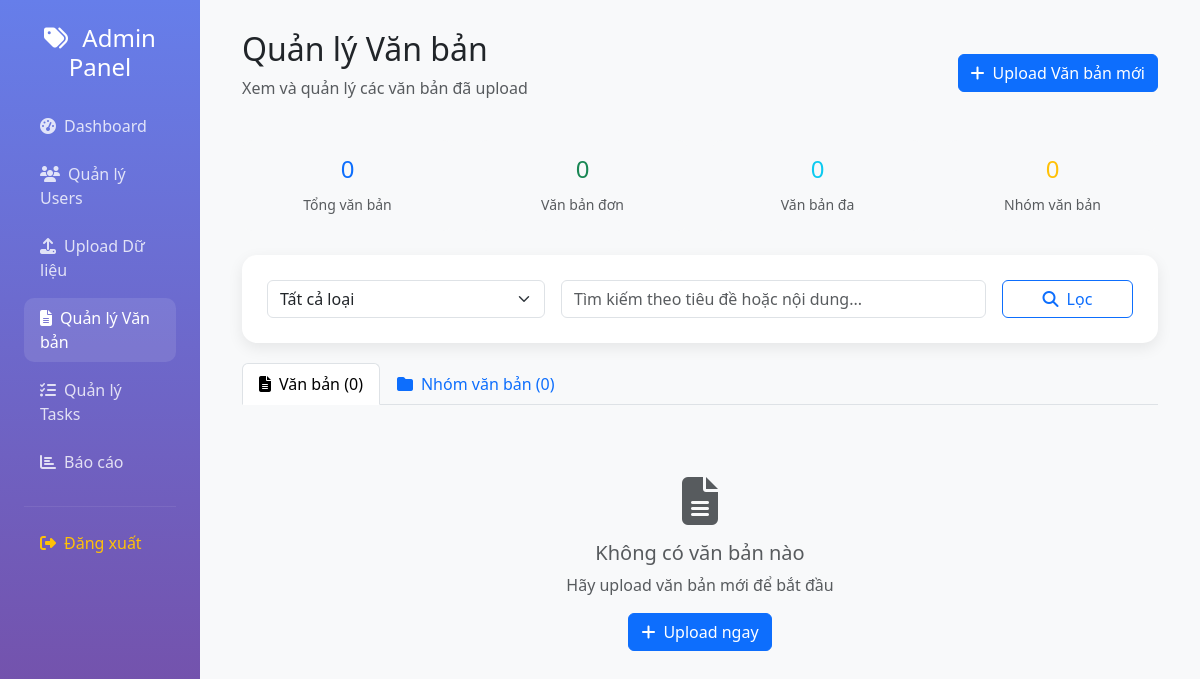
/admin/documents.php (signed in), run on an earlier commit of the app's database.
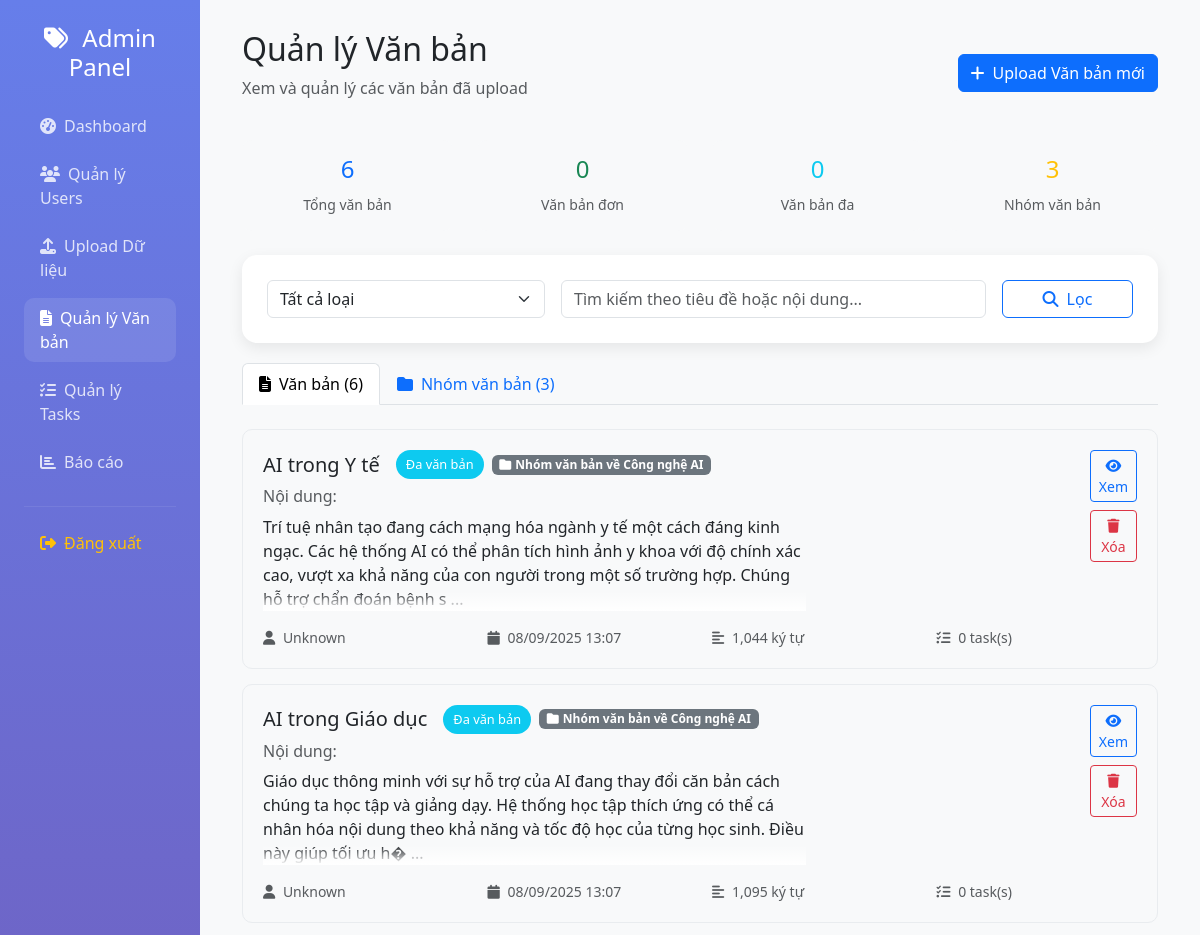
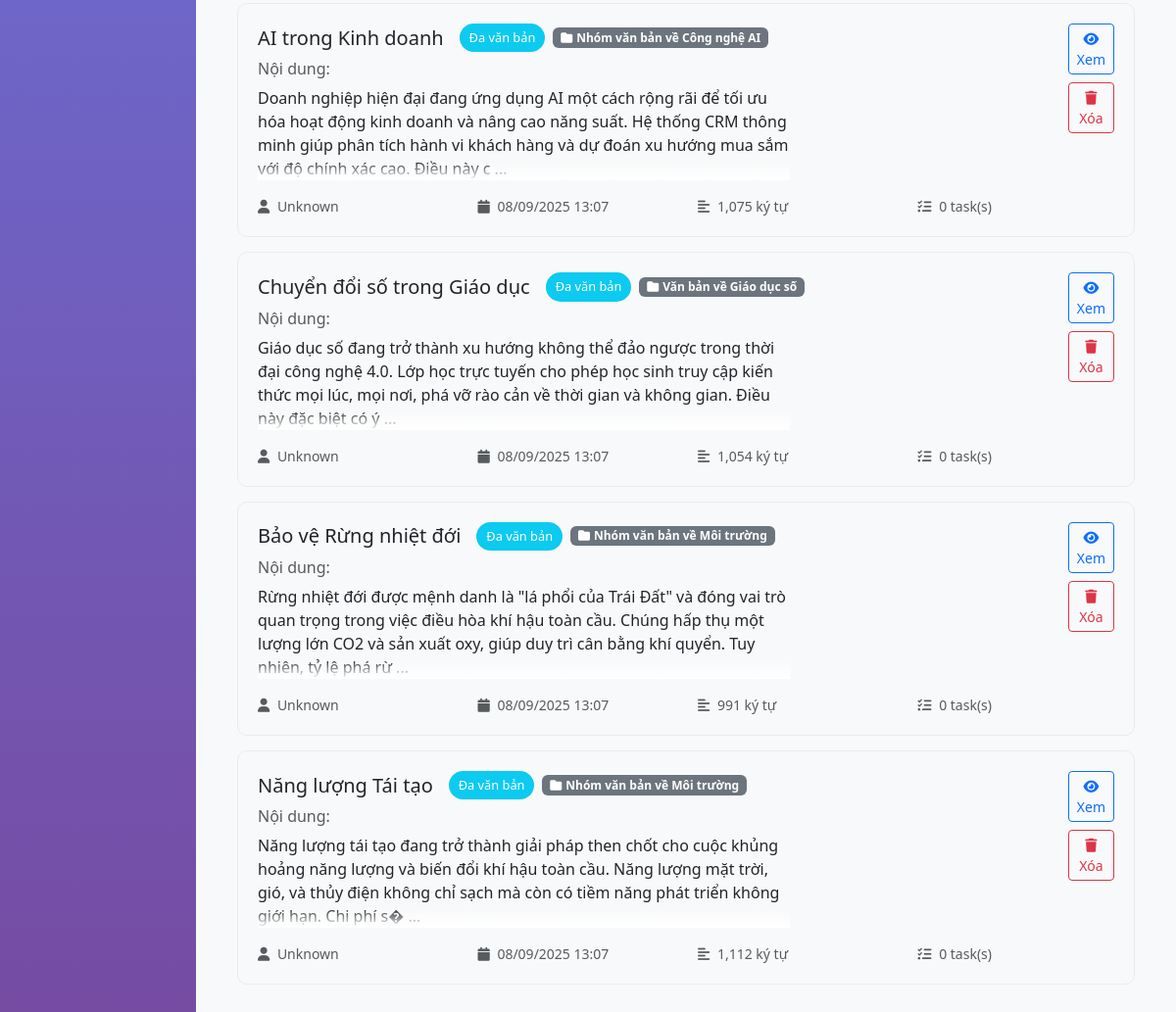
And on a later commit of the database (2 pictures, top to bottom).
### tables this page shows
CREATE TABLE `documents` (
  `id` int(11) NOT NULL AUTO_INCREMENT,
  `title` varchar(255) NOT NULL,
  `content` longtext NOT NULL,
  `group_id` int(11) DEFAULT NULL,
  `document_order` int(11) NOT NULL DEFAULT 1,
  `file_path` varchar(500) DEFAULT NULL,
  `file_size` bigint(20) DEFAULT NULL,
  `word_count` int(11) DEFAULT NULL,
  `sentence_count` int(11) DEFAULT NULL,
  `uploaded_by` int(11) DEFAULT NULL,
  `created_at` timestamp NOT NULL DEFAULT CURRENT_TIMESTAMP,
  `updated_at` timestamp NOT NULL DEFAULT CURRENT_TIMESTAMP ON UPDATE CURRENT_TIMESTAMP,
  PRIMARY KEY (`id`),
  KEY `idx_group_id` (`group_id`),
  KEY `idx_uploaded_by` (`uploaded_by`),
  KEY `idx_document_order` (`document_order`),
  KEY `idx_created_at` (`created_at`),
  CONSTRAINT `fk_documents_group` FOREIGN KEY (`group_id`) REFERENCES `document_groups` (`id`) ON DELETE CASCADE,
  CONSTRAINT `fk_documents_uploader` FOREIGN KEY (`uploaded_by`) REFERENCES `users` (`id`) ON DELETE SET NULL
);

CREATE TABLE `document_groups` (
  `id` int(11) NOT NULL AUTO_INCREMENT,
  `title` varchar(255) NOT NULL,
  `description` text,
  `group_type` enum('single','multi') NOT NULL DEFAULT 'single',
  `ai_summary` text NOT NULL,
  `uploaded_by` int(11) DEFAULT NULL,
  `assigned_labeler` int(11) DEFAULT NULL,
  `assigned_reviewer` int(11) DEFAULT NULL,
  `status` enum('pending','in_progress','completed','reviewed') NOT NULL DEFAULT 'pending',
  `priority` enum('low','medium','high') NOT NULL DEFAULT 'medium',
  `deadline` datetime DEFAULT NULL,
  `created_at` timestamp NOT NULL DEFAULT CURRENT_TIMESTAMP,
  `updated_at` timestamp NOT NULL DEFAULT CURRENT_TIMESTAMP ON UPDATE CURRENT_TIMESTAMP,
  PRIMARY KEY (`id`),
  KEY `idx_uploaded_by` (`uploaded_by`),
  KEY `idx_assigned_labeler` (`assigned_labeler`),
  KEY `idx_assigned_reviewer` (`assigned_reviewer`),
  KEY `idx_status` (`status`),
  KEY `idx_group_type` (`group_type`),
  KEY `idx_created_at` (`created_at`),
  CONSTRAINT `fk_groups_uploader` FOREIGN KEY (`uploaded_by`) REFERENCES `users` (`id`) ON DELETE SET NULL,
  CONSTRAINT `fk_groups_labeler` FOREIGN KEY (`assigned_labeler`) REFERENCES `users` (`id`) ON DELETE SET NULL,
  CONSTRAINT `fk_groups_reviewer` FOREIGN KEY (`assigned_reviewer`) REFERENCES `users` (`id`) ON DELETE SET NULL
);

### admin/documents.php (the view, shortened to what the changed rows need)
<?php
$database = new Database();
$db = $database->getConnection();
$where_conditions = [];
$params = [];
$where_clause = !empty($where_conditions) ? 'WHERE ' . implode(' AND ', $where_conditions) : '';
$query = "SELECT d.*,
    u.full_name as created_by_name,
    dg.title as group_title,
    (SELECT COUNT(*) FROM labeling_tasks WHERE document_id = d.id) as task_count
FROM documents d
LEFT JOIN users u ON d.created_by = u.id
LEFT JOIN document_groups dg ON d.group_id = dg.id
$where_clause
ORDER BY d.created_at DESC";
$stmt = $db->prepare($query);
$stmt->execute($params);
$documents = $stmt->fetchAll(PDO::FETCH_ASSOC);
$group_query = "SELECT dg.*,
    u.full_name as created_by_name,
    COUNT(d.id) as document_count,
    (SELECT COUNT(*) FROM labeling_tasks WHERE group_id = dg.id) as task_count
FROM document_groups dg
LEFT JOIN users u ON dg.created_by = u.id
LEFT JOIN documents d ON dg.id = d.group_id
GROUP BY dg.id
ORDER BY dg.created_at DESC";
$stmt = $db->prepare($group_query);
$stmt->execute();
$groups = $stmt->fetchAll(PDO::FETCH_ASSOC);
$stats_query = "SELECT
    COUNT(*) as total_docs,
    COUNT(CASE WHEN type = 'single' THEN 1 END) as single_docs,
    COUNT(CASE WHEN type = 'multi' THEN 1 END) as multi_docs,
    SUM(CHAR_LENGTH(content)) as total_chars
FROM documents";
$stmt = $db->prepare($stats_query);
$stmt->execute();
$stats = $stmt->fetch(PDO::FETCH_ASSOC);
$group_stats_query = "SELECT COUNT(*) as total_groups FROM document_groups";
$stmt = $db->prepare($group_stats_query);
$stmt->execute();
$group_stats = $stmt->fetch(PDO::FETCH_ASSOC);
?>
<!DOCTYPE html>
<html lang="vi">
<head>
    <link href="https://cdnjs.cloudflare.com/ajax/libs/bootstrap/5.3.0/css/bootstrap.min.css" rel="stylesheet">
    <link href="https://cdnjs.cloudflare.com/ajax/libs/font-awesome/6.4.0/css/all.min.css" rel="stylesheet">
</head>
<body>
    <div class="container-fluid">
        <div class="row">
            <div class="col-md-10">
                <div class="main-content">
                    <div class="d-flex justify-content-between align-items-center mb-4">
                        <div>
                            <h2>Quản lý Văn bản</h2>
                        </div>
                    </div>
                    <div class="row mb-4">
                        <div class="col-md-3">
                            <div class="stats-mini">
                                <h4 class="text-primary"><?php echo $stats['total_docs']; ?></h4>
                                <small class="text-muted">Tổng văn bản</small>
                            </div>
                        </div>
                        <div class="col-md-3">
                            <div class="stats-mini">
                                <h4 class="text-warning"><?php echo $group_stats['total_groups']; ?></h4>
                                <small class="text-muted">Nhóm văn bản</small>
                            </div>
                        </div>
                    </div>
                    <ul class="nav nav-tabs mb-4">
                        <li class="nav-item">
                            <button class="nav-link active" id="documents-tab" data-bs-toggle="tab" data-bs-target="#documents-content">
                                <i class="fas fa-file-text me-2"></i>Văn bản (<?php echo count($documents); ?>)
                            </button>
                        </li>
                        <li class="nav-item">
                            <button class="nav-link" id="groups-tab" data-bs-toggle="tab" data-bs-target="#groups-content">
                                <i class="fas fa-folder me-2"></i>Nhóm văn bản (<?php echo count($groups); ?>)
                            </button>
                        </li>
                    </ul>
                    <div class="tab-content">
                        <div class="tab-pane fade show active" id="documents-content">
                            <?php if (!empty($documents)): ?>
                                <?php foreach ($documents as $doc): ?>
                                    <div class="document-card">
                                        <div class="d-flex justify-content-between align-items-start mb-3">
                                            <div class="flex-grow-1">
                                                <div class="d-flex align-items-center mb-2">
                                                    <h5 class="mb-0 me-3"><?php echo htmlspecialchars($doc['title']); ?></h5>
                                                    <span class="document-type-badge <?php echo $doc['type'] === 'single' ? 'bg-primary text-white' : 'bg-info text-white'; ?>">
                                                        <?php echo $doc['type'] === 'single' ? 'Đơn văn bản' : 'Đa văn bản'; ?>
                                                    </span>
                                                    <?php if ($doc['group_title']): ?>
                                                        <span class="badge bg-secondary ms-2">
                                                            <i class="fas fa-folder me-1"></i><?php echo htmlspecialchars($doc['group_title']); ?>
                                                        </span>
                                                    <?php endif; ?>
                                                </div>
                                                <div class="row">
                                                    <div class="col-md-8">
                                                        <h6 class="text-muted">Nội dung:</h6>
                                                        <div class="content-preview">
                                                            <?php echo nl2br(htmlspecialchars(substr($doc['content'], 0, 300))); ?>
                                                            <?php if (strlen($doc['content']) > 300): ?>
                                                                <span class="text-muted">...</span>
                                                            <?php endif; ?>
                                                        </div>
                                                    </div>
                                                    <div class="col-md-4">
                                                    </div>
                                                </div>
                                            </div>
                                            <div class="text-end">
                                                <button class="btn btn-sm btn-outline-primary mb-2" onclick="viewDocument(<?php echo htmlspecialchars(json_encode($doc)); ?>)">
                                                    <i class="fas fa-eye"></i> Xem
                                                </button>
                                                <br>
                                                <button class="btn btn-sm btn-outline-danger" onclick="deleteDocument(<?php echo $doc['id']; ?>, '<?php echo htmlspecialchars($doc['title']); ?>')">
                                                    <i class="fas fa-trash"></i> Xóa
                                                </button>
                                            </div>
                                        </div>
                                        <div class="row text-muted small">
                                            <div class="col-md-3">
                                                <i class="fas fa-user me-1"></i>
                                                <?php echo htmlspecialchars($doc['created_by_name'] ?? 'Unknown'); ?>
                                            </div>
                                            <div class="col-md-3">
                                                <i class="fas fa-calendar me-1"></i>
                                                <?php echo date('d/m/Y H:i', strtotime($doc['created_at'])); ?>
                                            </div>
                                            <div class="col-md-3">
                                                <i class="fas fa-align-left me-1"></i>
                                                <?php echo number_format(strlen($doc['content'])); ?> ký tự
                                            </div>
                                            <div class="col-md-3">
                                                <i class="fas fa-tasks me-1"></i>
                                                <?php echo $doc['task_count']; ?> task(s)
                                            </div>
                                        </div>
                                    </div>
                                <?php endforeach; ?>
                            <?php else: ?>
                                <div class="text-center py-5">
                                    <i class="fas fa-file-text fa-3x text-muted mb-3"></i>
                                    <h5 class="text-muted">Không có văn bản nào</h5>
                                    <p class="text-muted">Hãy upload văn bản mới để bắt đầu</p>
                                    <a href="upload.php" class="btn btn-primary">
                                        <i class="fas fa-plus me-2"></i>Upload ngay
                                    </a>
                                </div>
                            <?php endif; ?>
                        </div>
                    </div>
                </div>
            </div>
        </div>
    </div>
</body>
</html>

What changed in the data, as far as the page shows it:
added documents: title "AI trong Y tế", shows "Đa văn bản", group.title "Nhóm văn bản về Công nghệ AI", content "Trí tuệ nhân tạo đang cách mạng hóa ngành y tế một cách đáng kinh ngạc. Các hệ thống AI có thể phân tích hình ảnh y khoa với độ chính xác cao, vượt xa khả năng của con người trong một số trường hợp. Chúng hỗ trợ chẩn đoán bệnh s", created_by_name "Unknown", created_at "08/09/2025 13:07", content "1,044", task_count "0"
added documents: title "AI trong Giáo dục", shows "Đa văn bản", group.title "Nhóm văn bản về Công nghệ AI", content "Giáo dục thông minh với sự hỗ trợ của AI đang thay đổi căn bản cách chúng ta học tập và giảng dạy. Hệ thống học tập thích ứng có thể cá nhân hóa nội dung theo khả năng và tốc độ học của từng học sinh. Điều này giúp tối ưu h�", created_by_name "Unknown", created_at "08/09/2025 13:07", content "1,095", task_count "0"
added documents: title "AI trong Kinh doanh", shows "Đa văn bản", group.title "Nhóm văn bản về Công nghệ AI", content "Doanh nghiệp hiện đại đang ứng dụng AI một cách rộng rãi để tối ưu hóa hoạt động kinh doanh và nâng cao năng suất. Hệ thống CRM thông minh giúp phân tích hành vi khách hàng và dự đoán xu hướng mua sắm với độ chính xác cao. Điều này c", created_by_name "Unknown", created_at "08/09/2025 13:07", content "1,075", task_count "0"
added documents: title "Chuyển đổi số trong Giáo dục", shows "Đa văn bản", group.title "Văn bản về Giáo dục số", content "Giáo dục số đang trở thành xu hướng không thể đảo ngược trong thời đại công nghệ 4.0. Lớp học trực tuyến cho phép học sinh truy cập kiến thức mọi lúc, mọi nơi, phá vỡ rào cản về thời gian và không gian. Điều này đặc biệt có ý", created_by_name "Unknown", created_at "08/09/2025 13:07", content "1,054", task_count "0"
added documents: title "Bảo vệ Rừng nhiệt đới", shows "Đa văn bản", group.title "Nhóm văn bản về Môi trường", content "Rừng nhiệt đới được mệnh danh là \"lá phổi của Trái Đất\" và đóng vai trò quan trọng trong việc điều hòa khí hậu toàn cầu. Chúng hấp thụ một lượng lớn CO2 và sản xuất oxy, giúp duy trì cân bằng khí quyển. Tuy nhiên, tỷ lệ phá rừ", created_by_name "Unknown", created_at "08/09/2025 13:07", content "991", task_count "0"
added documents: title "Năng lượng Tái tạo", shows "Đa văn bản", group.title "Nhóm văn bản về Môi trường", content "Năng lượng tái tạo đang trở thành giải pháp then chốt cho cuộc khủng hoảng năng lượng và biến đổi khí hậu toàn cầu. Năng lượng mặt trời, gió, và thủy điện không chỉ sạch mà còn có tiềm năng phát triển không giới hạn. Chi phí s�", created_by_name "Unknown", created_at "08/09/2025 13:07", content "1,112", task_count "0"
Also different on the page:
$stats['total_docs']: "0" → "6"
$group_stats['total_groups']: "0" → "3"
count($documents): "0" → "6"
count($groups): "0" → "3"
text no longer shown: "Không có văn bản nào Hãy upload văn bản mới để bắt đầu Upload ngay"
